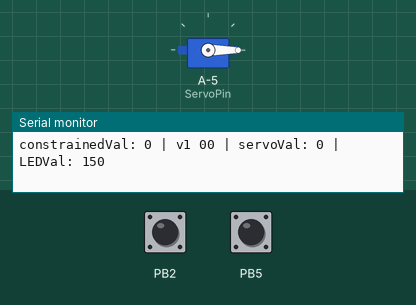
A sketch run on a simulated ATtiny85, built with avr-gcc and run on an emulated ATtiny85. On the bench: servo, the last lines printed to the serial monitor. The inputs (shaded band) are chosen by the test bench; at power-on: PB2 HIGH, PB5 HIGH.

Above: at 1.3 s.
1.4 s: PB2 pulled LOW for 0.15 s
At 1.49 s:
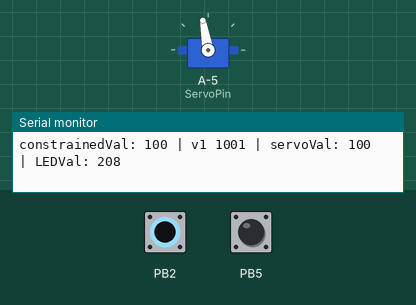
3.0 s: PB2 pulled LOW for 3.2 s
At 7.0 s:
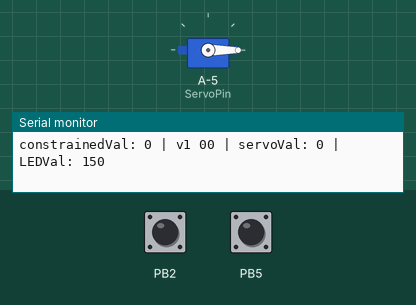
7.7 s: PB2 pulsed LOW 2 times (0.12 s each, 0.3 s apart)
At 7.94 s:
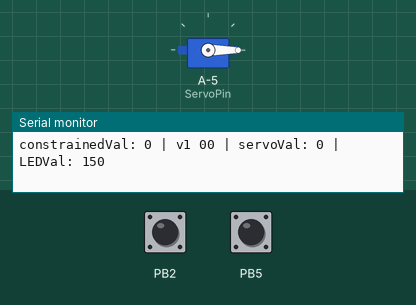
Timing chart, 0 to 10.7 s (numbered marks = the images above; inputs shaded):
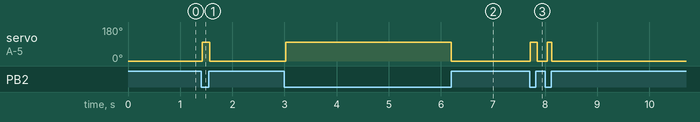

The sketch:

ADCTouch_Servo.ino
```cpp
#include <ADCTouch.h>
#include <Servo.h>

#ifdef __AVR_ATtiny85__ // Trinket, Gemma, etc.
  #include <avr/power.h>
#endif

// Pin Definitions
#define ADC_BASE A0
#define ADC_READ A1
#define TOGGLE 40 // this is the yes-no threshold for touch

#define ServoPin 9
#define TEST_LED 10

// Values for ADCTouch
int ref0, ref1;       //reference values to remove offset
Servo towerServo;

void setup()
{
  // Turn on the serial port
    Serial.begin(9600);

  // Turn on ADCTouch and get base values
    ref0 = ADCTouch.read(ADC_BASE, 500);    //create reference values to
    ref1 = ADCTouch.read(ADC_READ, 500);    //account for the capacitance of the pad

  // Attach your servo
    towerServo.attach(ServoPin);

   // Set up the TEST_LED
    pinMode(TEST_LED, OUTPUT);
}

void loop() {
    int value0 = ADCTouch.read(ADC_BASE);   // no second parameter
    int value1 = ADCTouch.read(ADC_READ);   // --> 100 samples
    value0 -= ref0;       // remove offset
    value1 -= ref1;       // remove offset

    bool v0touched = value0 > TOGGLE;
    bool v1touched = value1 > TOGGLE;

    int constrainedValue = constrain(value1, 0, 180);
    String stringOne = "constrainedVal: ";
    String report = stringOne + constrainedValue;

    int servoVal = map(constrainedValue, 0, 180, 0, 180);
    int ledVal = map(constrainedValue, 0, 180, 150, 255);

// Write code below here
    towerServo.write(servoVal);
    analogWrite(TEST_LED, 255);

// print report to serial
    Serial.print(report);
    Serial.print(" | v1 ");
    Serial.print(value1);
    Serial.print(v1touched);
    Serial.print(" | servoVal: ");
    Serial.print(servoVal);
    Serial.print(" | LEDVal: ");
    Serial.print(ledVal);
    Serial.print("\n");

    delay(15);
}
```

Measured:
- after the input at 1.4 s, servo on A-5 (ServoPin): 0° → 100° at once, → 0° 0.14 s later
- after the input at 3.0 s, servo on A-5 (ServoPin): 0° → 100° at once, → 0° 3.2 s later
- after the input at 7.7 s, servo on A-5 (ServoPin): alternates 100° for 0.12 s and 0° for 0.18 s, 4 changes in all, then stays 0°, starting at once
